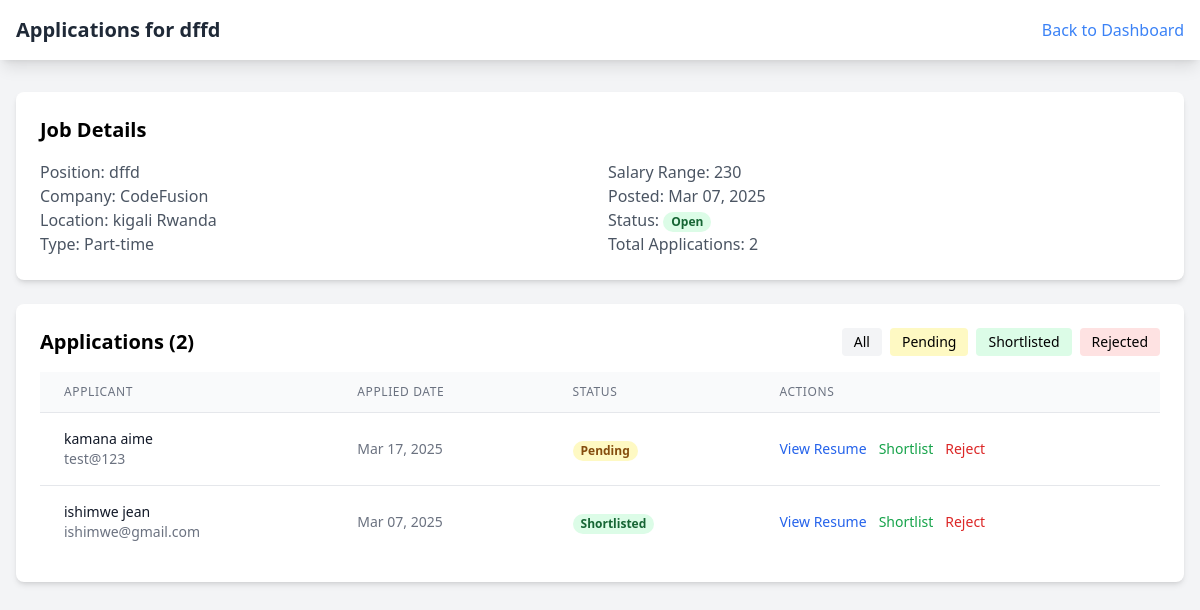
/views/employer/view-applications.php?job_id=1 (signed in), run on the app's committed database.
### tables this page shows
CREATE TABLE `jobs` (
  `job_id` int(11) NOT NULL AUTO_INCREMENT,
  `company_id` int(11) DEFAULT NULL,
  `title` varchar(100) NOT NULL,
  `description` text NOT NULL,
  `requirements` text DEFAULT NULL,
  `salary_range` varchar(50) DEFAULT NULL,
  `location` varchar(100) DEFAULT NULL,
  `job_type` enum('full-time','part-time','contract','internship') DEFAULT NULL,
  `status` enum('open','closed','draft') DEFAULT 'open',
  `created_at` timestamp NULL DEFAULT current_timestamp(),
  `deadline` date DEFAULT NULL,
  PRIMARY KEY (`job_id`),
  KEY `company_id` (`company_id`),
  CONSTRAINT `jobs_ibfk_1` FOREIGN KEY (`company_id`) REFERENCES `companies` (`company_id`) ON DELETE CASCADE
);

CREATE TABLE `companies` (
  `company_id` int(11) NOT NULL AUTO_INCREMENT,
  `user_id` int(11) DEFAULT NULL,
  `company_name` varchar(100) NOT NULL,
  `description` text DEFAULT NULL,
  `industry` varchar(100) DEFAULT NULL,
  `location` varchar(100) DEFAULT NULL,
  `website` varchar(255) DEFAULT NULL,
  `logo` varchar(255) DEFAULT NULL,
  `created_at` timestamp NULL DEFAULT current_timestamp(),
  PRIMARY KEY (`company_id`),
  KEY `user_id` (`user_id`),
  CONSTRAINT `companies_ibfk_1` FOREIGN KEY (`user_id`) REFERENCES `users` (`user_id`) ON DELETE CASCADE
);

CREATE TABLE `applications` (
  `application_id` int(11) NOT NULL AUTO_INCREMENT,
  `job_id` int(11) DEFAULT NULL,
  `user_id` int(11) DEFAULT NULL,
  `resume_path` varchar(255) DEFAULT NULL,
  `cover_letter` text DEFAULT NULL,
  `status` enum('pending','reviewed','shortlisted','rejected','hired') DEFAULT 'pending',
  `applied_at` timestamp NULL DEFAULT current_timestamp(),
  PRIMARY KEY (`application_id`),
  KEY `job_id` (`job_id`),
  KEY `user_id` (`user_id`),
  CONSTRAINT `applications_ibfk_1` FOREIGN KEY (`job_id`) REFERENCES `jobs` (`job_id`) ON DELETE CASCADE,
  CONSTRAINT `applications_ibfk_2` FOREIGN KEY (`user_id`) REFERENCES `users` (`user_id`) ON DELETE CASCADE
);

CREATE TABLE `users` (
  `user_id` int(11) NOT NULL AUTO_INCREMENT,
  `username` varchar(50) NOT NULL,
  `email` varchar(100) NOT NULL,
  `password` varchar(255) NOT NULL,
  `role` enum('admin','employer','jobseeker') NOT NULL,
  `first_name` varchar(50) DEFAULT NULL,
  `last_name` varchar(50) DEFAULT NULL,
  `phone` varchar(20) DEFAULT NULL,
  `created_at` timestamp NULL DEFAULT current_timestamp(),
  `updated_at` timestamp NULL DEFAULT current_timestamp() ON UPDATE current_timestamp(),
  `status` enum('active','inactive','blocked') DEFAULT 'active',
  PRIMARY KEY (`user_id`),
  UNIQUE KEY `username` (`username`),
  UNIQUE KEY `email` (`email`)
);

### views/employer/view-applications.php (the view, shortened to what this page needs)
<?php
$job_id = isset($_GET['job_id']) ? $_GET['job_id'] : 0;
$database = new Database();
$db = $database->getConnection();
$query = "SELECT j.*, c.company_name
          FROM jobs j
          INNER JOIN companies c ON j.company_id = c.company_id
          WHERE j.job_id = :job_id";
$stmt = $db->prepare($query);
$stmt->bindParam(":job_id", $job_id);
$stmt->execute();
$job = $stmt->fetch(PDO::FETCH_ASSOC);
$query = "SELECT a.*, u.first_name, u.last_name, u.email
          FROM applications a
          INNER JOIN users u ON a.user_id = u.user_id
          WHERE a.job_id = :job_id
          ORDER BY a.applied_at DESC";
$stmt = $db->prepare($query);
$stmt->bindParam(":job_id", $job_id);
$stmt->execute();
$applications = $stmt->fetchAll(PDO::FETCH_ASSOC);
?>
<!DOCTYPE html>
<html lang="en">
<head>
    <script src="https://cdn.tailwindcss.com"></script>
</head>
<body class="bg-gray-100">
    <nav class="bg-white shadow-lg">
        <div class="max-w-7xl mx-auto px-4">
            <div class="flex justify-between items-center py-4">
                <div class="flex items-center">
                    <h1 class="text-xl font-bold text-gray-800">Applications for <?php echo htmlspecialchars($job['title']); ?></h1>
                </div>
                <a href="dashboard.php" class="text-blue-500 hover:text-blue-700">Back to Dashboard</a>
            </div>
        </div>
    </nav>
    <div class="max-w-7xl mx-auto px-4 py-8">
        <div class="bg-white rounded-lg shadow-md p-6 mb-6">
            <h2 class="text-xl font-bold mb-4">Job Details</h2>
            <div class="grid grid-cols-2 gap-4">
                <div>
                    <p class="text-gray-600">Position: <?php echo htmlspecialchars($job['title']); ?></p>
                    <p class="text-gray-600">Company: <?php echo htmlspecialchars($job['company_name']); ?></p>
                    <p class="text-gray-600">Location: <?php echo htmlspecialchars($job['location']); ?></p>
                    <p class="text-gray-600">Type: <?php echo ucfirst(htmlspecialchars($job['job_type'])); ?></p>
                </div>
                <div>
                    <p class="text-gray-600">Salary Range: <?php echo htmlspecialchars($job['salary_range']); ?></p>
                    <p class="text-gray-600">Posted: <?php echo date('M d, Y', strtotime($job['created_at'])); ?></p>
                    <p class="text-gray-600">Status:
                        <span class="px-2 inline-flex text-xs leading-5 font-semibold rounded-full
                            <?php echo $job['status'] === 'open' ? 'bg-green-100 text-green-800' : 'bg-red-100 text-red-800'; ?>">
                            <?php echo ucfirst(htmlspecialchars($job['status'])); ?>
                        </span>
                    </p>
                    <p class="text-gray-600">Total Applications: <?php echo count($applications); ?></p>
                </div>
            </div>
        </div>
        <div class="bg-white rounded-lg shadow-md">
            <div class="p-6">
                <div class="flex justify-between items-center mb-4">
                    <h2 class="text-xl font-bold">Applications (<?php echo count($applications); ?>)</h2>
                    <div class="flex gap-2">
                        <button onclick="filterApplications('all')" class="text-sm bg-gray-100 px-3 py-1 rounded hover:bg-gray-200">All</button>
                        <button onclick="filterApplications('pending')" class="text-sm bg-yellow-100 px-3 py-1 rounded hover:bg-yellow-200">Pending</button>
                        <button onclick="filterApplications('shortlisted')" class="text-sm bg-green-100 px-3 py-1 rounded hover:bg-green-200">Shortlisted</button>
                        <button onclick="filterApplications('rejected')" class="text-sm bg-red-100 px-3 py-1 rounded hover:bg-red-200">Rejected</button>
                    </div>
                </div>
                <?php if ($applications): ?>
                    <div class="overflow-x-auto">
                        <table class="min-w-full divide-y divide-gray-200">
                            <thead class="bg-gray-50">
                                <tr>
                                    <th class="px-6 py-3 text-left text-xs font-medium text-gray-500 uppercase tracking-wider">Applicant</th>
                                    <th class="px-6 py-3 text-left text-xs font-medium text-gray-500 uppercase tracking-wider">Applied Date</th>
                                    <th class="px-6 py-3 text-left text-xs font-medium text-gray-500 uppercase tracking-wider">Status</th>
                                    <th class="px-6 py-3 text-left text-xs font-medium text-gray-500 uppercase tracking-wider">Actions</th>
                                </tr>
                            </thead>
                            <tbody class="bg-white divide-y divide-gray-200" id="applicationsTable">
                                <?php foreach ($applications as $application): ?>
                                    <tr class="application-row" data-status="<?php echo $application['status']; ?>">
                                        <td class="px-6 py-4 whitespace-nowrap">
                                            <div class="text-sm font-medium text-gray-900">
                                                <?php echo htmlspecialchars($application['first_name'] . ' ' . $application['last_name']); ?>
                                            </div>
                                            <div class="text-sm text-gray-500">
                                                <?php echo htmlspecialchars($application['email']); ?>
                                            </div>
                                        </td>
                                        <td class="px-6 py-4 whitespace-nowrap text-sm text-gray-500">
                                            <?php echo date('M d, Y', strtotime($application['applied_at'])); ?>
                                        </td>
                                        <td class="px-6 py-4 whitespace-nowrap">
                                            <span class="px-2 inline-flex text-xs leading-5 font-semibold rounded-full
                                                <?php echo $application['status'] === 'pending' ? 'bg-yellow-100 text-yellow-800' :
                                                        ($application['status'] === 'shortlisted' ? 'bg-green-100 text-green-800' :
                                                        'bg-red-100 text-red-800'); ?>">
                                                <?php echo ucfirst($application['status']); ?>
                                            </span>
                                        </td>
                                        <td class="px-6 py-4 whitespace-nowrap text-sm font-medium">
                                            <div class="flex space-x-3">
                                                <a href="view-resume.php?application_id=<?php echo $application['application_id']; ?>"
                                                   class="text-blue-600 hover:text-blue-900">View Resume</a>
                                                <button onclick="updateStatus(<?php echo $application['application_id']; ?>, 'shortlisted')"
                                                        class="text-green-600 hover:text-green-900">Shortlist</button>
                                                <button onclick="updateStatus(<?php echo $application['application_id']; ?>, 'rejected')"
                                                        class="text-red-600 hover:text-red-900">Reject</button>
                                            </div>
                                        </td>
                                    </tr>
                                <?php endforeach; ?>
                            </tbody>
                        </table>
                    </div>
                <?php else: ?>
                    <div class="text-center text-gray-500 py-4">
                        No applications received yet
                    </div>
                <?php endif; ?>
            </div>
        </div>
    </div>
</body>
</html>

### data on the page
jobs: title "dffd", company.company_name "CodeFusion", location "kigali Rwanda", job_type "Part-time", salary_range "230", created_at "Mar 07, 2025", status "Open"
applications: user.last_name "kamana aime", user.email "test@123", applied_at "Mar 17, 2025", status "Pending"
applications: user.last_name "ishimwe jean", user.email "ishimwe@gmail.com", applied_at "Mar 07, 2025", status "Shortlisted"

### other printed values
count($applications) "2"
